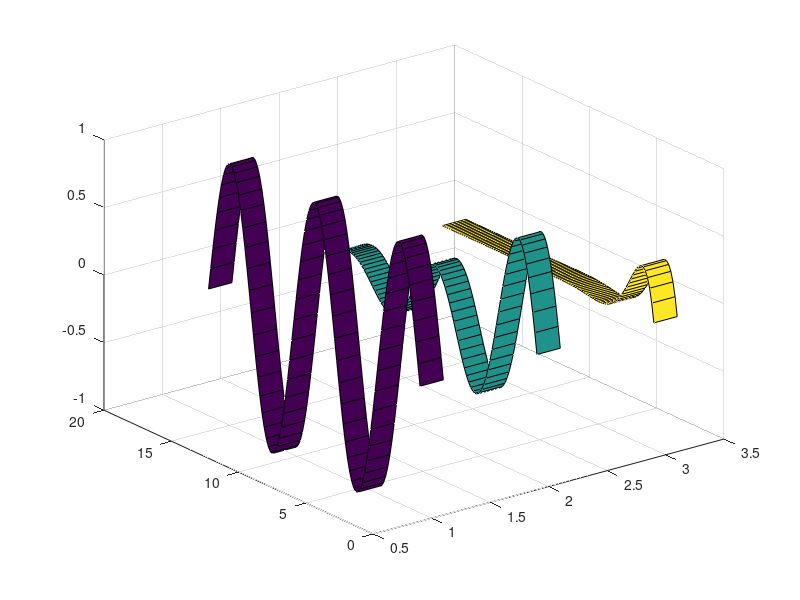

Reproduce this figure in MATLAB.
% 2-D curves as ribbons in 3-D.
% y1 = sin(t) ;
% y2 = exp(-.15*t) .*sin(t) ;
% y3 = exp(-.8*t) .*sin(t) ;
% for 0<=t<=5*pi

t = linspace(0,5*pi,100) ;
y1 = sin(t) ;
y2 = exp(-.15*t) .*sin(t) ;
y3 = exp(-.8*t) .*sin(t) ;
y = [y1; y2; y3] ;
%plot3(y1,y2,y3)
%stem3(y1,y2,y3,'filled')
rib_width = 0.2 ;
ribbon(t' ,y' ,rib_width)
